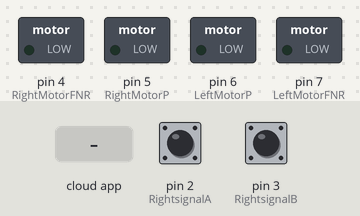
Bench run of a sketch on a simulated Arduino Uno, built with avr-gcc and run on an emulated ATmega328P. Shown: switched loads named in the sketch (green lamp = pin HIGH). The inputs (shaded band) are chosen by the test bench; at power-on: pin 2 (RightsignalA) HIGH, pin 3 (RightsignalB) HIGH. The ROS host is connected and sends only what is stated.

Above: at 1.2 s.
1.3 s: the phone or cloud app sets linear.x to -100
At 1.6 s:
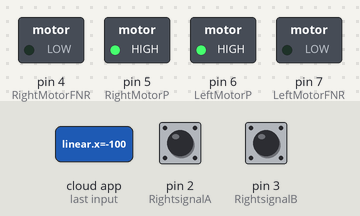
2.8 s: the phone or cloud app sets angular.z to -100
At 4.0 s:
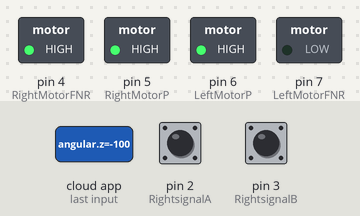
4.3 s: the phone or cloud app sets angular.z to 100
At 5.1 s:
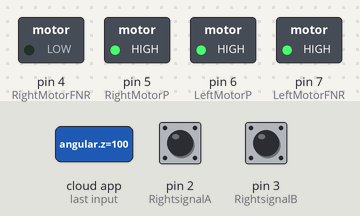
5.8 s: the phone or cloud app sets angular.z to 0
At 6.2 s:
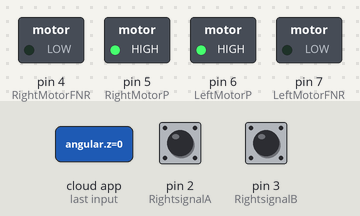
7.3 s: the phone or cloud app sets linear.x to 100
At 8.5 s:
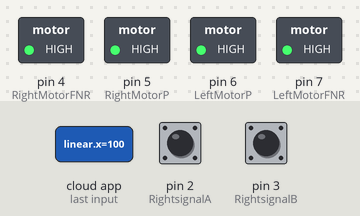
8.8 s: the phone or cloud app sets linear.x to 0
At 9.7 s:
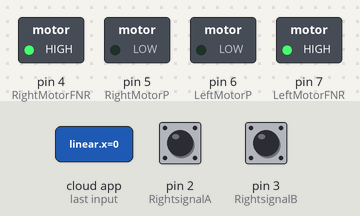
Timing chart, 0 to 11.3 s (numbered marks = the images above; inputs shaded):
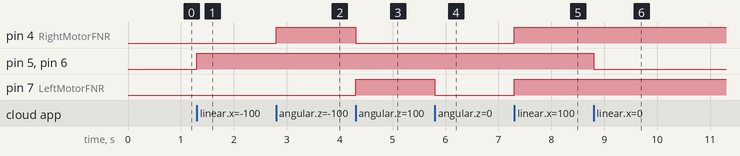

Measured:
- after the input at 1.3 s, pin 5 (RightMotorP), pin 6 (LeftMotorP): LOW → HIGH at once
- after the input at 2.8 s, pin 4 (RightMotorFNR): LOW → HIGH at once
- after the input at 4.3 s, pin 4 (RightMotorFNR): HIGH → LOW at once; pin 7 (LeftMotorFNR): LOW → HIGH at once
- after the input at 5.8 s, pin 7 (LeftMotorFNR): HIGH → LOW at once
- after the input at 7.3 s, pin 4 (RightMotorFNR), pin 7 (LeftMotorFNR): LOW → HIGH at once
- after the input at 8.8 s, pin 5 (RightMotorP), pin 6 (LeftMotorP): HIGH → LOW at once

The sketch:

motor_leonardo_22.ino
```cpp
#include <ros.h>
#include <std_msgs/String.h>
#include <geometry_msgs/Twist.h>
#include <ros/time.h>
#include <tf/tf.h>
#include <tf/transform_broadcaster.h>
#include <nav_msgs/Odometry.h>

#define USE_USBCON
#define LEFT                             0
#define RIGHT                            1
#define WHEEL_NUM                        2
geometry_msgs::TransformStamped t;
tf::TransformBroadcaster broadcaster;

char base_link[] = "/base_link";

ros::NodeHandle  nh;
int RightMotorP = 5;
int RightMotorFNR = 4;
int LeftMotorP = 6;
int LeftMotorFNR = 7;
int RightsignalA = 2;
int RightsignalB = 3;
int LeftsignalA = 1;
int LeftsignalB = 0;
int way = 0;
double w_r = 0, w_l = 0;
double wheel_rad = 0.0275, wheel_sep = 0.15;
int highSpeed = 255;
int lowSpeed = 170;
double speed_ang = 0, speed_lin = 0;
char log_msg;
double wheel_l, wheel_r;
double delta_s, delta_theta, theta, last_theta;


double R_encoderPos = 0, L_encoderPos = 0;
float odom_pose[3];


//http://wiki.ros.org/rosserial_arduino/Tutorials
std_msgs::String str_msg;
ros::Publisher chatter("chatter", &str_msg); // 1.

ros::Time current_time;
uint32_t current_offset;


nav_msgs::Odometry odom;
ros::Publisher odom_pub("odom", &odom);


void TwistCallback(const geometry_msgs::Twist& msg) {
  if (msg.linear.x > 0) {
    digitalWrite(LeftMotorFNR, HIGH);
    analogWrite(LeftMotorP, 255);
    digitalWrite(RightMotorFNR, HIGH);
    analogWrite(RightMotorP, 255);
    way = 3;
  }
  if (msg.linear.x < 0) {
    digitalWrite(LeftMotorFNR, LOW);
    analogWrite(LeftMotorP, 255);
    digitalWrite(RightMotorFNR, LOW);
    analogWrite(RightMotorP, 255);
    way = 4;
  }
  if (msg.angular.z > 0) {
    digitalWrite(LeftMotorFNR, HIGH);
    analogWrite(LeftMotorP, 255);
    digitalWrite(RightMotorFNR, LOW);
    analogWrite(RightMotorP, 255);
    way = 1;

  }
  if (msg.angular.z < 0) {
    digitalWrite(LeftMotorFNR, LOW);
    analogWrite(LeftMotorP, 255);
    digitalWrite(RightMotorFNR, HIGH);
    analogWrite(RightMotorP, 255);
    way = 2;

  }
  if (msg.linear.x == 0 && msg.angular.z == 0) {
    analogWrite(RightMotorP, 0);
    analogWrite(LeftMotorP, 0);


  }

}
ros::Subscriber<geometry_msgs::Twist> sub("MyRobot/cmd_vel", TwistCallback ); //2.


void setup() {

  broadcaster.init(nh);
  // put your setup code here, to run once:
  pinMode(RightsignalA, INPUT_PULLUP);
  attachInterrupt(digitalPinToInterrupt(RightsignalB) , RightEncoderA, CHANGE);
  pinMode(RightsignalB, INPUT_PULLUP);
  attachInterrupt(digitalPinToInterrupt(RightsignalA), RightEncoderB, CHANGE);


  pinMode(LeftsignalA, INPUT_PULLUP);
  attachInterrupt(digitalPinToInterrupt(LeftsignalB), LeftEncoderA, CHANGE);
  pinMode(LeftsignalB, INPUT_PULLUP);
  attachInterrupt(digitalPinToInterrupt(LeftsignalA), LeftEncoderB, CHANGE);
  pinMode(RightMotorFNR, OUTPUT);
  pinMode(LeftMotorFNR, OUTPUT);
  nh.initNode();
  nh.subscribe(sub);
  nh.advertise(chatter);

  nh.getHardware()->setBaud(115200);

}


bool stop_r = false, stop_l = false;


void loop() {


   nh.spinOnce();


}


void updateOdometry(void)
{


  wheel_l = 0.09594 * (double)L_encoderPos;
  wheel_r = 0.09594 * (double)R_encoderPos;

  delta_s     = 0.055 * (wheel_r + wheel_l) / 2.0;
  theta = 0.055 * (wheel_r - wheel_l);

  delta_theta = theta - last_theta;

  odom_pose[0] += delta_s * cos(odom_pose[2] + (delta_theta / 2.0));
  odom_pose[1] += delta_s * sin(odom_pose[2] + (delta_theta / 2.0));
  odom_pose[2] += delta_theta;


  odom.pose.pose.position.x = odom_pose[0];
  odom.pose.pose.position.y = odom_pose[1];
  odom.pose.pose.position.z = 0;
  odom.pose.pose.orientation = tf::createQuaternionFromYaw(odom_pose[2]);

  odom.twist.twist.linear.x  = 0;
  odom.twist.twist.angular.z = 0;

  last_theta = theta;
}


void RightEncoderA() {
  R_encoderPos += (digitalRead(RightsignalA) == digitalRead(RightsignalB)) ? 1 : -1;

}
void RightEncoderB() {
  R_encoderPos += (digitalRead(RightsignalA) == digitalRead(RightsignalB)) ? -1 : 1;
}


void LeftEncoderA() {
  L_encoderPos += (digitalRead(LeftsignalA) == digitalRead(LeftsignalB)) ? 1 : -1;

}
void LeftEncoderB() {
  L_encoderPos += (digitalRead(LeftsignalA) == digitalRead(LeftsignalB)) ? -1 : 1;
}
```
